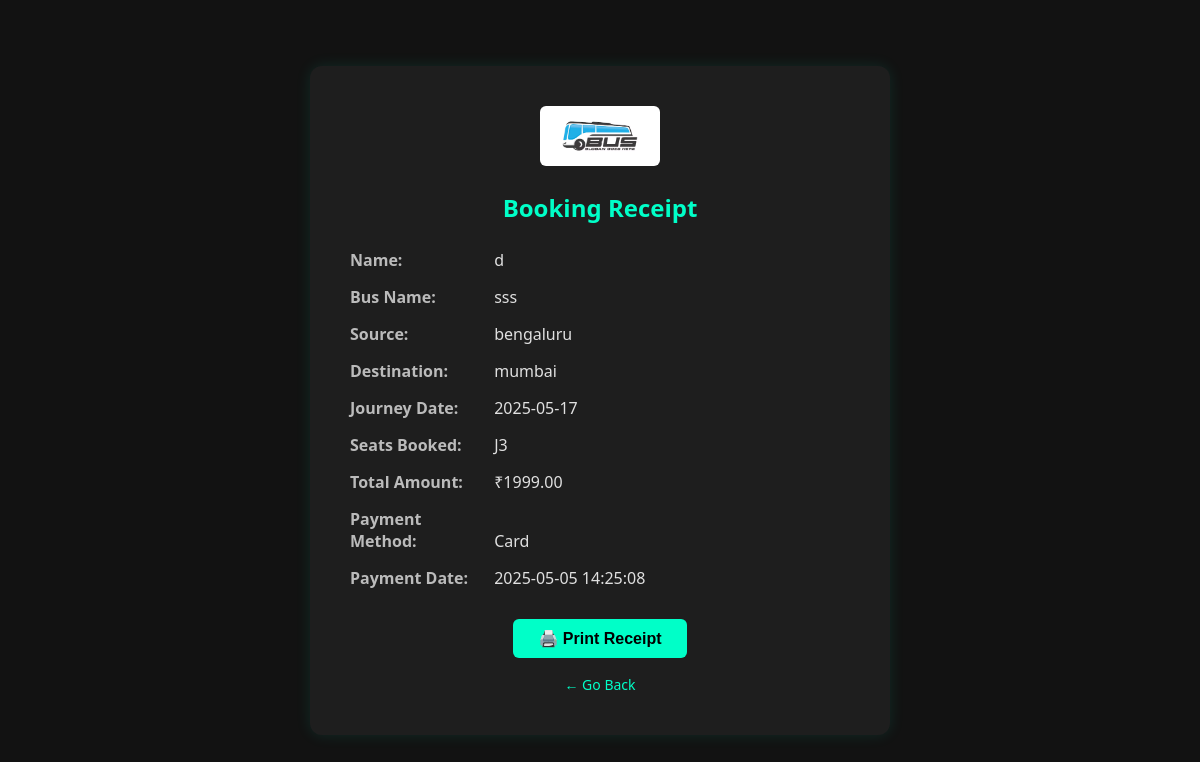
Screenshot of /reciept1.php?payment_id=52 (signed in) with the database file from the repository.
### tables this page shows
CREATE TABLE `payments` (
  `id` int(11) NOT NULL,
  `user_id` int(11) NOT NULL,
  `bus_id` int(11) NOT NULL,
  `amount` decimal(10,2) NOT NULL,
  `payment_method` varchar(50) NOT NULL,
  `payment_status` varchar(20) NOT NULL DEFAULT 'Pending',
  `payment_date` timestamp NOT NULL DEFAULT current_timestamp()
);

CREATE TABLE `users` (
  `id` int(11) NOT NULL,
  `email` varchar(255) NOT NULL,
  `password` varchar(255) NOT NULL,
  `created_at` timestamp NOT NULL DEFAULT current_timestamp(),
  `name` varchar(255) NOT NULL,
  `is_logged_out` tinyint(1) DEFAULT 0
);

CREATE TABLE `buses` (
  `id` int(11) NOT NULL,
  `name` varchar(255) NOT NULL,
  `type` varchar(50) NOT NULL,
  `timing` time NOT NULL,
  `date` date DEFAULT NULL,
  `total_seats` int(11) NOT NULL,
  `is_deleted` tinyint(1) DEFAULT 0,
  `is_edited` tinyint(1) DEFAULT 0,
  `is_completed` tinyint(1) DEFAULT 0,
  `is_canceled` tinyint(1) DEFAULT 0,
  `maintenance_log` text DEFAULT NULL,
  `amount_per_seat` decimal(10,2) NOT NULL DEFAULT 0.00,
  `source` varchar(255) NOT NULL,
  `destination` varchar(255) NOT NULL
);

### reciept1.php (the view, shortened to what this page needs)
<?php
include 'db.php';
$payment_id = intval($_GET['payment_id']);
$stmt = $conn->prepare("
    SELECT
        u.name,
        p.amount,
        p.payment_method,
        p.payment_date,
        b.id AS bus_id,
        b.name AS bus_name,
        b.source,
        b.destination,
        b.date,
        GROUP_CONCAT(s.seat_number ORDER BY s.seat_number SEPARATOR ', ') AS seats
    FROM payments p
    JOIN bookings s ON p.id = s.payment_id
    JOIN users u ON p.user_id = u.id
    JOIN buses b ON s.bus_id = b.id
    WHERE p.id = ?
    GROUP BY p.id
");
$stmt->bind_param("i", $payment_id);
$stmt->execute();
$result = $stmt->get_result();
$receipt = $result->fetch_assoc();
?>
<!DOCTYPE html>
<html lang="en">
<head>
</head>
<body>
<div class="receipt-box">
    <div class="logo-container">
        <img src="images/b29.jpg" alt="Logo" class="receipt-logo">
    </div>
    <h2>Booking Receipt</h2>
    <div class="info"><strong>Name:</strong> <?php echo htmlspecialchars($receipt['name']); ?></div>
    <div class="info"><strong>Bus Name:</strong> <?php echo htmlspecialchars($receipt['bus_name']); ?></div>
    <div class="info"><strong>Source:</strong> <?php echo !empty($receipt['source']) ? htmlspecialchars($receipt['source']) : 'N/A'; ?></div>
    <div class="info"><strong>Destination:</strong> <?php echo !empty($receipt['destination']) ? htmlspecialchars($receipt['destination']) : 'N/A'; ?></div>
    <div class="info"><strong>Journey Date:</strong> <?php echo htmlspecialchars($receipt['date']); ?></div>
    <div class="info"><strong>Seats Booked:</strong> <?php echo htmlspecialchars($receipt['seats']); ?></div>
    <div class="info"><strong>Total Amount:</strong> ₹<?php echo htmlspecialchars($receipt['amount']); ?></div>
    <div class="info"><strong>Payment Method:</strong> <?php echo htmlspecialchars($receipt['payment_method']); ?></div>
    <div class="info"><strong>Payment Date:</strong> <?php echo htmlspecialchars($receipt['payment_date']); ?></div>
    <div class="print-btn">
        <button onclick="window.print()">🖨️ Print Receipt</button>
    </div>
    <div class="back-link">
        <a href="admin_receipts.php">← Go Back</a>
    </div>
</div>
</body>
</html>

### reciept1.php (style rules this page uses)
body { background-color: #121212; font-family: 'Segoe UI', sans-serif; color: #ffffff; margin: 0; padding: 0; display: flex; justify-content: center; align-items: center; min-height: 100vh; }
.receipt-box { background-color: #1e1e1e; padding: 40px; border-radius: 12px; box-shadow: 0 0 15px rgba(0, 255, 204, 0.1); width: 100%; max-width: 500px; }
.logo-container { text-align: center; margin-bottom: 20px; }
.receipt-logo { width: 120px; height: 60px; object-fit: cover; border-radius: 6px; }
h2 { text-align: center; color: #00ffc8; margin-bottom: 25px; }
.info { margin-bottom: 15px; font-size: 16px; color: #e0e0e0; }
.info strong { display: inline-block; width: 140px; color: #bbbbbb; }
.print-btn { text-align: center; margin-top: 30px; }
.print-btn button { background-color: #00ffc8; color: #000; border: none; padding: 10px 25px; font-size: 16px; font-weight: bold; border-radius: 6px; cursor: pointer; transition: 0.3s; }
.back-link { text-align: center; margin-top: 15px; }
.back-link a { color: #00ffc8; text-decoration: none; font-size: 14px; }

### rows the page displays
payments: user.name "d", bus.name "sss", bus.source "bengaluru", bus.destination "mumbai", bus.date "2025-05-17", amount "1999.00", payment_method "Card", payment_date "2025-05-05 14:25:08"

### other values shown
$receipt['seats'] "J3"
